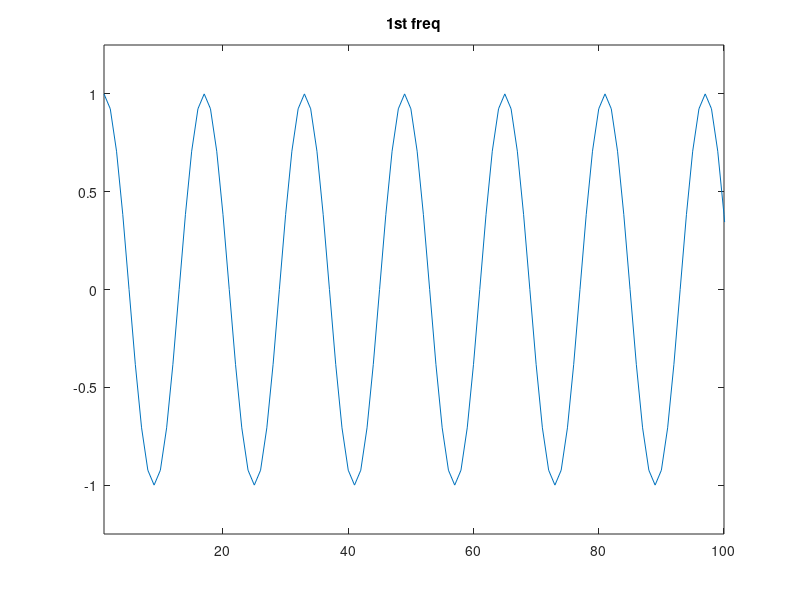
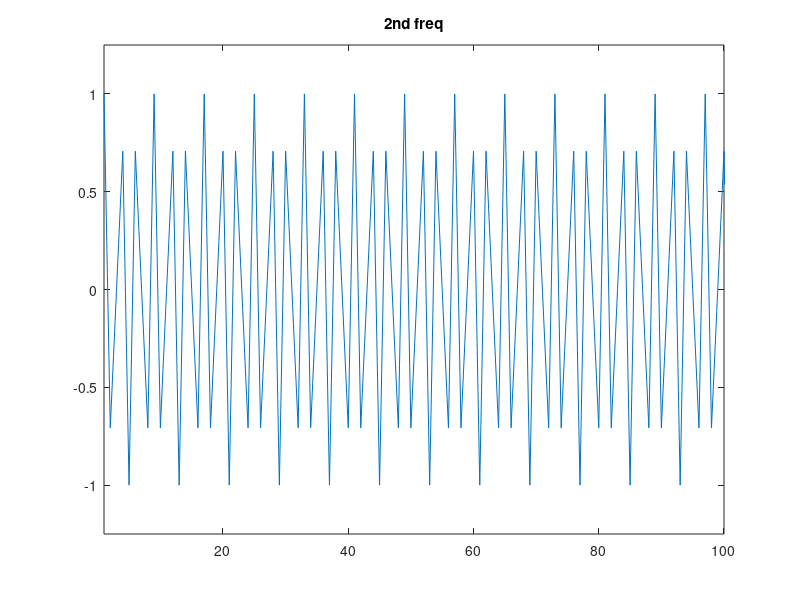
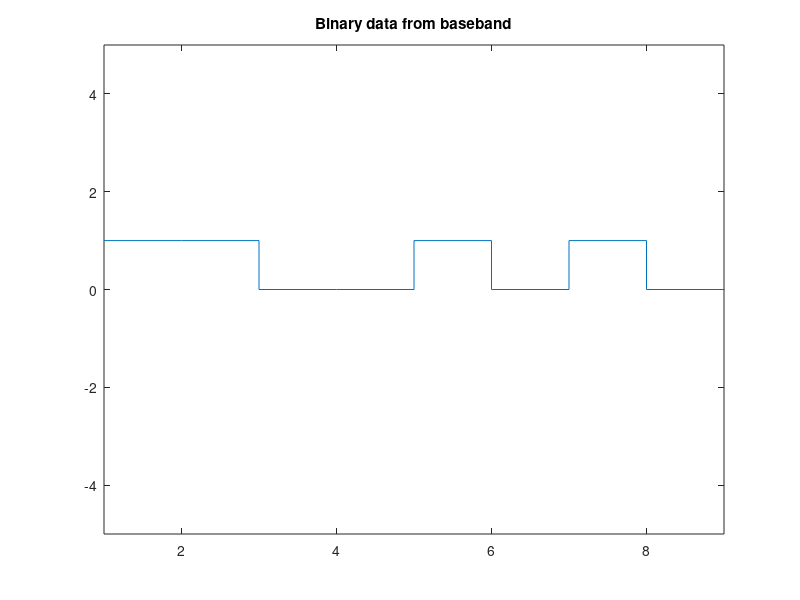
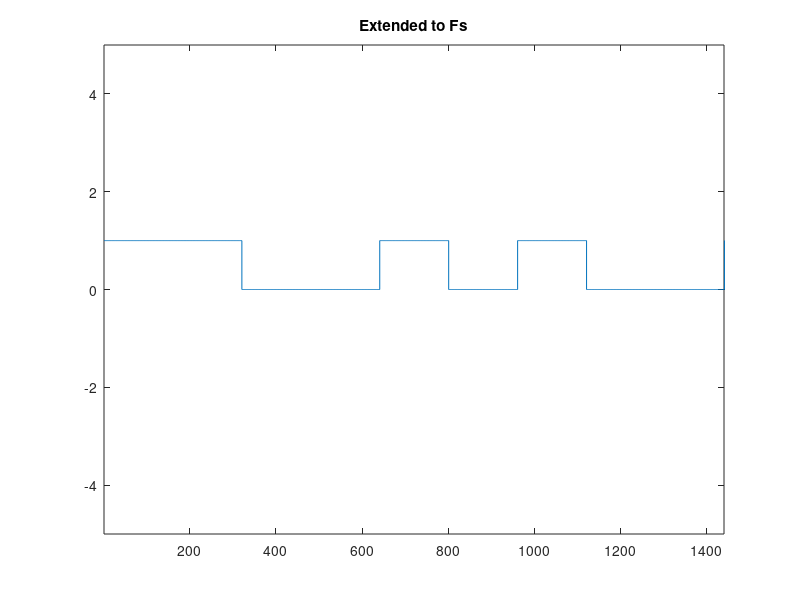

The MATLAB script that drew these images, in order: (Note: this script raises an error after producing the figures.)
%% Phase 2: Modulation for communication
clc; close all; clear;

%Generated baseband data
N_bits = 1024;

%Let the carrier frequency be 10 KHz
Fc = 10000;

%carrier signal is 16 times oversampled
Fs = Fc * 16;

%consider the baseband data rate as 1 kbps
baseband_dataRate = 1000;
SamplePerBit = Fs / baseband_dataRate; % sampling period OR for each bit, sample 160 times.

%Modulate the data samples with carrier signal (cos(2pft))
Amp = 1;
t = 0: 1/Fs : N_bits/baseband_dataRate;
carrier_sig = Amp .* cos(2*pi*Fc*t);
carrier_sig2 = Amp .* cos(2*pi*(10*Fc)*t);
figure; plot(carrier_sig); title("1st freq");ylim([-1.25 1.25]); xlim([1 100]);
figure; plot(carrier_sig2); title("2nd freq");ylim([-1.25 1.25]); xlim([1 100]);

%define 6th order LP butterworth filter with 0.2 normalized cutoff frequency
[b_low,a_low] = butter(6, 0.2);
%define 6th order HP butterworth filter with 0.2 normalized cutoff frequency
[b_high,a_high] = butter(6, 0.2, 'high');

signalLen = Fs* N_bits /baseband_dataRate + 1;
SNR = 5;

rng(0);
Data = randi([0 1], 1 , N_bits);
figure; stairs(Data); ylim([-5 5]); xlim([1 9]); title("Binary data from baseband");

%% Bandpass Modulation

Spower2Npower = (10.^(SNR/10));

DataStream = zeros(1, signalLen);
for i = 1: signalLen - 1
    DataStream(i) = Data(ceil(i*baseband_dataRate/Fs));
end
DataStream(signalLen) = DataStream(signalLen - 1);
% DataStream = DataStream .* 2 - 1;
figure; stairs(DataStream); ylim([-5 5]); xlim([1 1440]); title("Extended to Fs");

% Modulated
Signal_BFSK1 = DataStream .* carrier_sig2;
Signal_BFSK2 = (1 - DataStream) .* carrier_sig;
figure; plot(Signal_BFSK1); title("1");ylim([-1.25 1.25]); xlim([1 1440]);
figure; plot(Signal_BFSK2); title("0");ylim([-1.25 1.25]); xlim([1 1440]);

Signal = Signal_BFSK1 + Signal_BFSK2;
figure; plot(Signal); title("10");ylim([-1.25 1.25]); xlim([1 1440]);

%% Simulating channel and channel noise

SignalPower = bandpower(Signal);
NoisePower_variance = SignalPower ./ Spower2Npower;
rng(0);
Noise = sqrt(NoisePower_variance/2) .*randn(1,signalLen);
% figure; plot(OOK_Noise); ylim([-5 5]); xlim([1 1440]); title("Noise");

Signal_Received = Signal + Noise;
figure; 
% plot(OOK_Signal); hold on; 
plot(Signal_Received); ylim([-5 5]); xlim([1 1440]); title("Signal Received");
% legend("With noise", "Without noise");

%% At the receiver

%non coherent detection -- bandpass filters
ReceiveFSK_LOW = filtfilt(b_low,a_low,Signal_Received);
figure; plot(ReceiveFSK_LOW); ylim([-3.5 3.5]); xlim([1 1440]); title("filtered low");
ReceiveFSK_HIGH = filtfilt(b_high,a_high,Signal_Received);
figure; plot(ReceiveFSK_HIGH); ylim([-3.5 3.5]); xlim([1 1440]); title("filtered high");
%Square Law
SquaredFSK_LOW = ReceiveFSK_LOW.^2;
figure; plot(SquaredFSK_LOW); ylim([-3.5 3.5]); xlim([1 1440]); title("squared low");
SquaredFSK_HIGH = ReceiveFSK_HIGH.^2;
figure; plot(SquaredFSK_HIGH); ylim([-3.5 3.5]); xlim([1 1440]); title("squared high");
SquaredFSK = SquaredFSK_HIGH - SquaredFSK_LOW;
figure; plot(SquaredFSK); ylim([-3.5 3.5]); xlim([1 1440]); title("total squared");
%sample and decision device
Sampled = sample(SquaredFSK, SamplePerBit, N_bits);
figure; stairs(Sampled, "-o"); ylim([-2 2]); xlim([1 9]); title("Sampled");

%% 567
Result = zeros(1, N_bits);
for x = 1:N_bits
    if (Sampled(x) > 0)
        Result(x) = 1;
    else
        Result(x) = 0;
    end
end

figure; 
stairs(Sampled, "-o"); hold on;
yline(0); hold on;
stairs(Result); ylim([-1.25 1.25]); xlim([1 9]); title("Binary output");

figure;
stairs(Data); hold on;
stairs(Result); ylim([-5 5]); xlim([1 9]); title("Binary output");
legend("input", "Output");

function sampled = sample(x,sampling_period,num_bit)
    sampled = zeros(1, num_bit);
    for n = 1: num_bit
        sampled(n) = x((2 * n - 1) * sampling_period / 2);
    end
end
